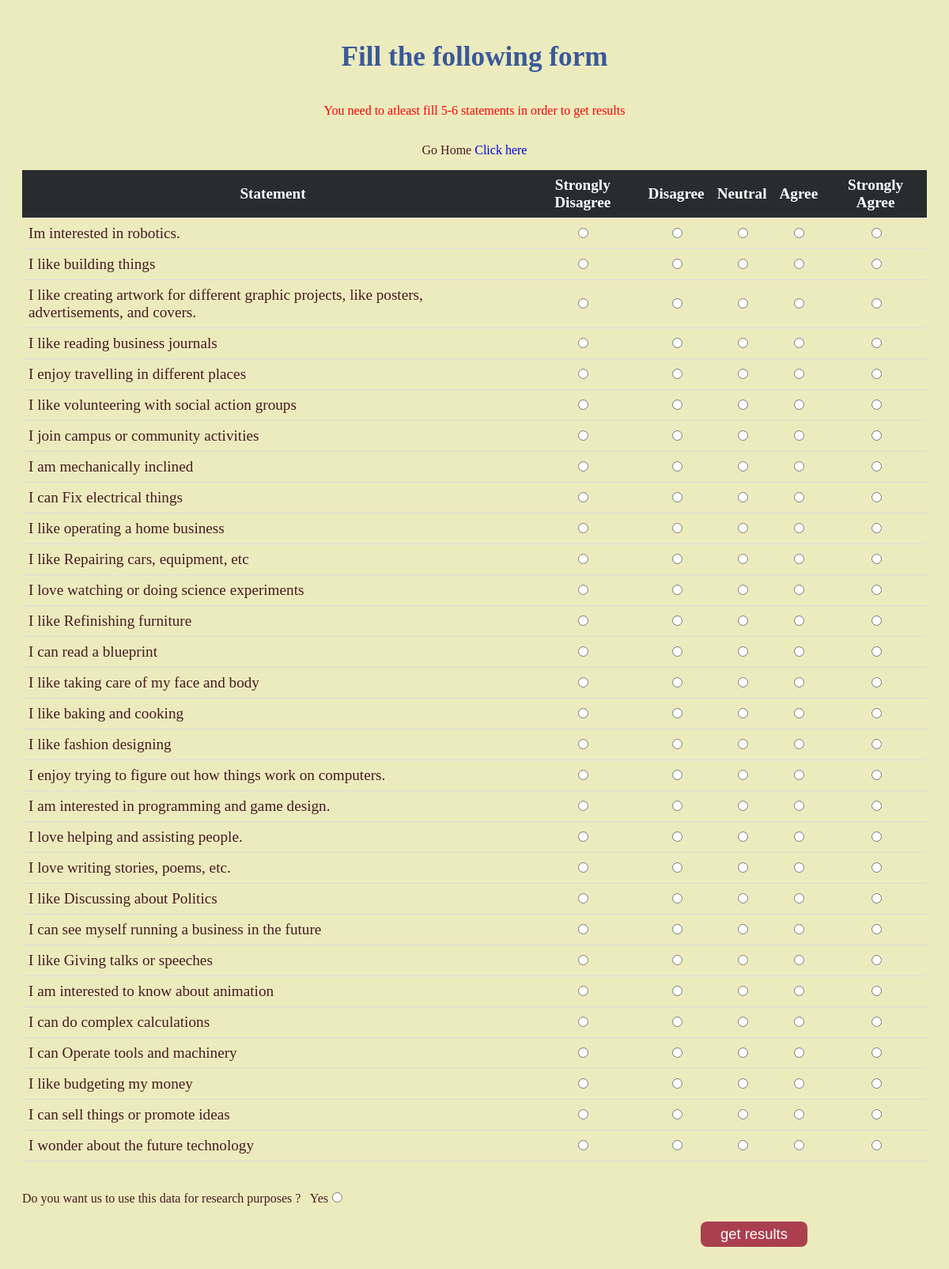
Screenshot of /test_form.php?message=T with the database file from the repository.
### tables this page shows
CREATE TABLE statements(
 statement_id integer(3),
 statement_content varchar(255) not null,
 statement_category varchar(5),
 PRIMARY KEY (statement_category,statement_id)
);

### test_form.php (the view)
<?php include 'includes/header.php' ?>
   <div class="main">
   <h1 class="header">Fill the following form </h1>
	<?php if(isset($_GET['message']) && $_GET['message']=='T'){?>
	<p class="message">
	You need to atleast fill 5-6 statements in order to get results
	</p>
	<?php } ?>
  	<p>Go Home <a href="home.php">Click here</a></p>
   	<form action="result.php" method="post">
   		<table class="table">
   			<thead>
   			 <tr>
   			 	<th>Statement</th>
   			 	<th>Strongly Disagree</th>
   			 	<th>Disagree</th>
   			 	<th>Neutral</th>
   			 	<th>Agree</th>
   			 	<th>Strongly Agree</th>
   			 </tr>
   			</thead>
   			<tbody>
<?php
$query = "SELECT * FROM statements ORDER BY RAND()";
$statement_select_query = mysqli_query($connection,$query);
while($row=mysqli_fetch_assoc($statement_select_query )){
	$statement_id = $row['statement_id'];
	$statement_content = $row['statement_content'];
	$statement_category = $row['statement_category'];
?>
				<tr>
					<td><?php echo $statement_content?></td>
					<td><input type="radio" name="<?php echo $statement_category.$statement_id ?>" value="-5"></td>
					 <td><input type="radio" name="<?php echo $statement_category.$statement_id ?>" value="-3"></td>
					 <td><input type="radio" name="<?php echo $statement_category.$statement_id ?>"  value="0"></td>
					 <td><input type="radio" name="<?php echo $statement_category.$statement_id ?>"  value="3"></td>
					 <td><input type="radio" name="<?php echo $statement_category.$statement_id ?>"  value="5"></td>
				</tr>
<?php } ?>
   			</tbody>
   		</table>
   		<br>
   		<br>
		<div>Do you want us to use this data for research purposes ? &nbsp;
		Yes<input type="radio" name="can_save_data" value="true">
		</div>
  		<input type="submit" name="submit" value="get results" class="form_submit test-btn">
   	</form>
   </div>
<?php include 'includes/footer.php' ?>

### includes/header.php (shortened to what this page needs)
 <!DOCTYPE html>
<html lang="en">
<head>
	<link rel="stylesheet" href="css/style2.css">
</head>
<body>

### includes/footer.php (shortened to what this page needs)
</body>
</html>

### css/style2.css (style rules this page uses)
body { background: #ECEBBD; background-position: center; color: #471b21; }
a { text-decoration: none; }
.main { display: flex; flex-direction: column; justify-content: space-around; align-items: center; padding: 20px; }
.header { color: #3B5998; font-size: 2.2em; }
.test-btn { display: inline-block; font-size: 1.15em; border: 1px solid black; border-radius: 8px; cursor: pointer; color: #fff; background: #aa404e; border: none; padding: 5px 25px; }
.table { border-collapse: collapse; width: 100%; font-size: 1.2em; }
.table th, .table td { padding: 8px; text-align: center; border-bottom: 1px solid #ddd; }
.table tr th { background: #292C2F; color: #fff; }
.table tr td:nth-child(1) { text-align: left; }
.form_submit { margin-top: 20px; display: inline-block; margin-left: 75%; right: 10px; }
.message { color: red; }

### rows the page displays
statements: statement_content "Im interested in robotics."
statements: statement_content "I like building things"
statements: statement_content "I like creating artwork for different graphic projects, like posters, advertisements, and covers."
statements: statement_content "I like reading business journals"
statements: statement_content "I enjoy travelling in different places"
statements: statement_content "I like volunteering with social action groups"
statements: statement_content "I join campus or community activities"
statements: statement_content "I am mechanically inclined"
statements: statement_content "I can Fix electrical things"
statements: statement_content "I like operating a home business"
statements: statement_content "I like Repairing cars, equipment, etc"
statements: statement_content "I love watching or doing science experiments"
statements: statement_content "I like Refinishing furniture"
statements: statement_content "I can read a blueprint"
statements: statement_content "I like taking care of my face and body"
statements: statement_content "I like baking and cooking"
statements: statement_content "I like fashion designing"
statements: statement_content "I enjoy trying to figure out how things work on computers."
statements: statement_content "I am interested in programming and game design."
statements: statement_content "I love helping and assisting people."
statements: statement_content "I love writing stories, poems, etc."
statements: statement_content "I like Discussing about Politics"
statements: statement_content "I can see myself running a business in the future"
statements: statement_content "I like Giving talks or speeches"
statements: statement_content "I am interested to know about animation"
statements: statement_content "I can do complex calculations"
statements: statement_content "I can Operate tools and machinery"
statements: statement_content "I like budgeting my money"
statements: statement_content "I can sell things or promote ideas"
statements: statement_content "I wonder about the future technology"
